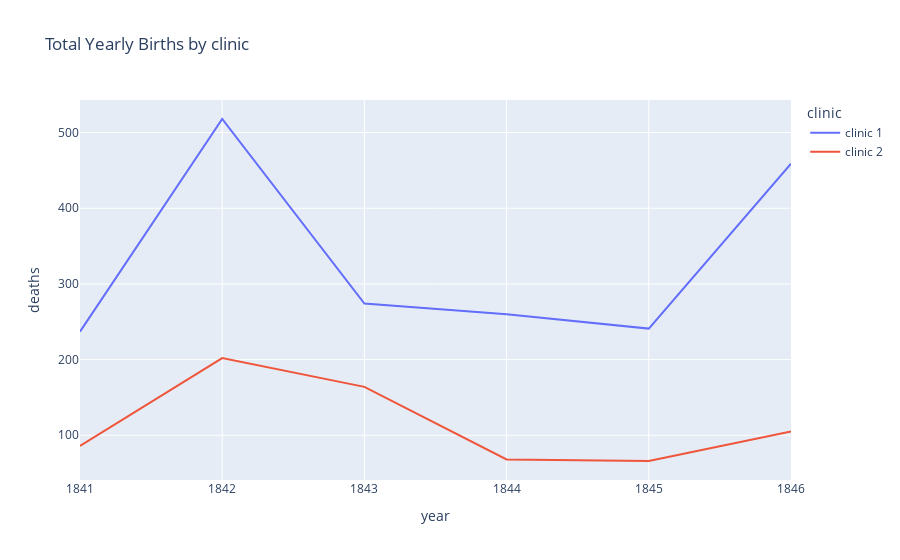

Write notebook code for a chart like this one.
### Code cell
fig = px.line(df_yearly,
              x='year',
              y='deaths',
              color='clinic',
              title='Total Yearly Births by clinic')

fig.show()

### Figure 1 — Plotly figure (JSON) as saved in the notebook; plotly's stock layout.template omitted (floating-point values rounded to 4 significant figures)
{"data": [{"hovertemplate": "clinic=clinic 1<br>year=%{x}<br>deaths=%{y}<extra></extra>", "legendgroup": "clinic 1", "line": {"color": "#636efa", "dash": "solid"}, "marker": {"symbol": "circle"}, "mode": "lines", "name": "clinic 1", "orientation": "v", "showlegend": true, "type": "scatter", "x": [1841, 1842, 1843, 1844, 1845, 1846], "xaxis": "x", "y": [237, 518, 274, 260, 241, 459], "yaxis": "y"}, {"hovertemplate": "clinic=clinic 2<br>year=%{x}<br>deaths=%{y}<extra></extra>", "legendgroup": "clinic 2", "line": {"color": "#EF553B", "dash": "solid"}, "marker": {"symbol": "circle"}, "mode": "lines", "name": "clinic 2", "orientation": "v", "showlegend": true, "type": "scatter", "x": [1841, 1842, 1843, 1844, 1845, 1846], "xaxis": "x", "y": [86, 202, 164, 68, 66, 105], "yaxis": "y"}], "layout": {"legend": {"title": {"text": "clinic"}, "tracegroupgap": 0}, "title": {"text": "Total Yearly Births by clinic"}, "xaxis": {"anchor": "y", "domain": [0, 1], "title": {"text": "year"}}, "yaxis": {"anchor": "x", "domain": [0, 1], "title": {"text": "deaths"}}}}
